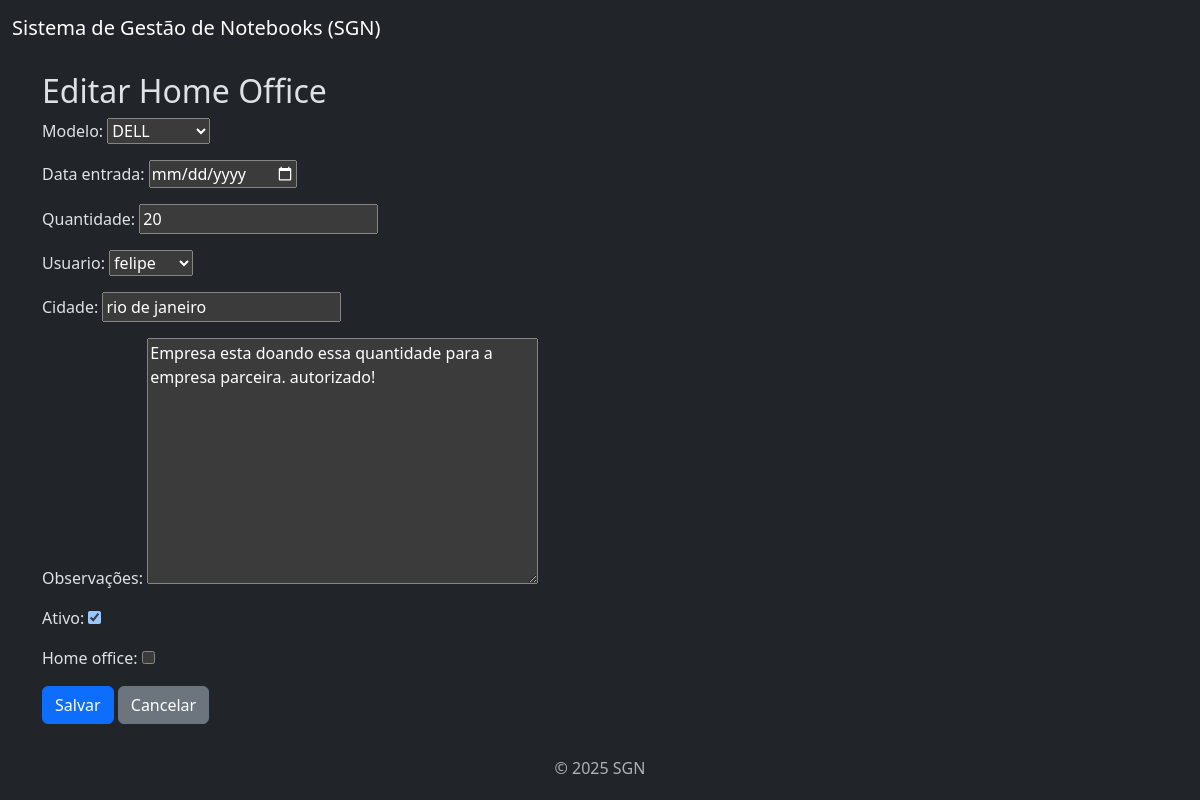
Screenshot of /leasing/leasing/13/editar/ with the database file from the repository.
### modelo/models.py (models this page shows)
class Modelo (models.Model):
    modelo = models.CharField(max_length=100)
    descricao = models.TextField(null=True, blank=True)
    preco = models.DecimalField(max_digits=8, decimal_places=2)
    def __str__(self):
        return self.modelo

### leasing/models.py (models this page shows, shortened)
class Leasing(models.Model):
    modelo = models.ForeignKey(Modelo, on_delete=models.CASCADE, null=True, blank=True) # mesma lógica
    usuario = models.ForeignKey(Usuario , on_delete=models.CASCADE, null=True, blank=True)
    cidade = models.CharField(max_length=100)
    data_entrada = models.DateField(default=datetime.date.today)  # define data atual na criação
    quantidade = models.IntegerField(null=True, blank=True)
    observações = models.TextField(null=True, blank=True)
    ativo = models.BooleanField(default=True)
    home_office = models.BooleanField(default=False)

### leasing/views.py (the view)
# urls.py: path('leasing/<int:pk>/editar/', views.editar_leasing, name='editar_leasing'),
def editar_leasing(request, pk):
    leasing = get_object_or_404(Leasing, pk=pk)
    if request.method == 'POST':
        form = LeasingForm(request.POST, instance=leasing)
        if form.is_valid():
            form.save()
            return redirect('lista_leasing')
    else:
        form = LeasingForm(instance=leasing)
    return render(request, 'leasing/form.html', {'form': form})

### leasing/forms.py
class LeasingForm(forms.ModelForm):
    class Meta:
        model = Leasing
        fields = ['modelo','data_entrada','quantidade', 'usuario','cidade','observações','ativo','home_office']
        widgets = {
            'data_entrada': forms.DateInput(attrs={'type': 'date'}),  # aparece o caléndario
        }

### user/models.py (called while the page is built)
    def __str__(self):
        return self.nome

### leasing/templates/leasing/form.html (shortened to what this page needs)
{% extends "base.html" %}
{% block content %}
  <h2>{% if form.instance.pk %}Editar Home Office{% else %}Criar Home Office{% endif %}</h2>
  <form method="post" novalidate>
    {{ form.as_p }}
    <button type="submit" class="btn btn-primary">Salvar</button>
    <a href="{% url 'lista_leasing' %}" class="btn btn-secondary">Cancelar</a>
  </form>
{% endblock %}

### rows the page displays
Modelo: modelo "DELL"
Leasing: quantidade "20", usuario "felipe", cidade "rio de janeiro", observações "Empresa esta doando essa quantidade para a empresa parceira. autorizado!", ativo "☑"
